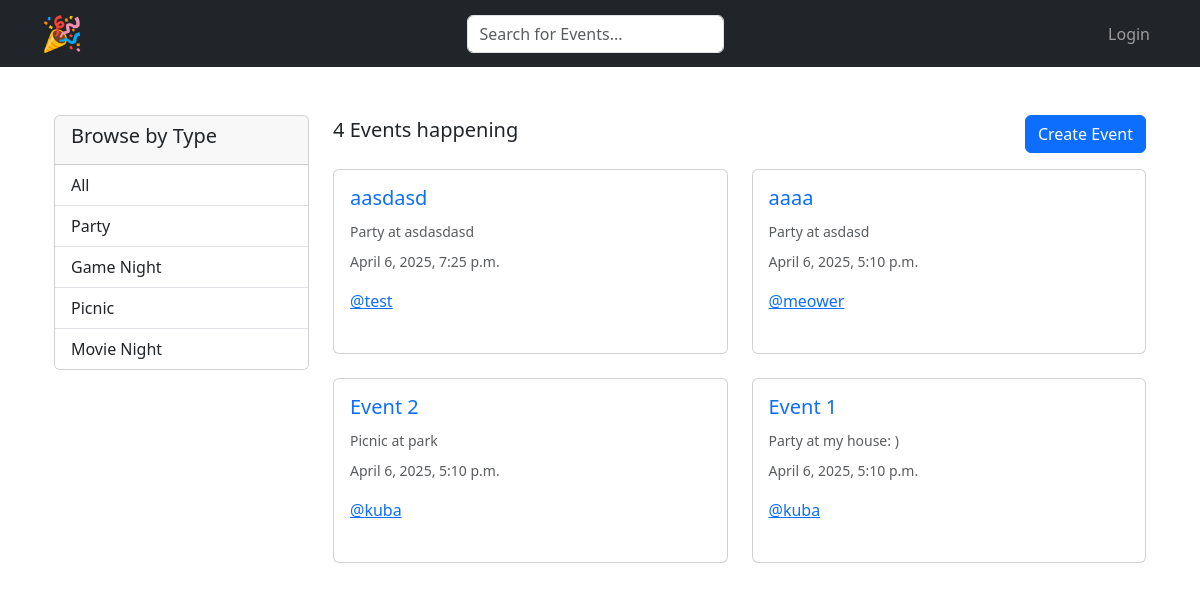
The page / on the database its author committed.
### base/models.py (models this page shows, shortened)
class Type(models.Model):
    name = models.CharField(max_length=200)

class Event(models.Model):
    organiser = models.ForeignKey(User, on_delete=models.SET_NULL, null=True)
    type = models.ForeignKey(Type, on_delete=models.SET_NULL, null=True)
    name = models.CharField(max_length = 200)
    description = models.TextField(null = True, blank = True)
    location = models.TextField(null = True, blank = True)
    interested = models.ManyToManyField(User, related_name='interested', blank=True)
    date = models.DateTimeField(verbose_name="Event Date", help_text="Select Date and Time", default = timezone.now)
    updated = models.DateTimeField(auto_now = True)
    created = models.DateTimeField(auto_now_add=True)
    class Meta:
        ordering = ['-updated', '-created']

### base/views.py (the view)
# urls.py: path('', views.home, name="home"),
def home(request):
    q = request.GET.get('q') if request.GET.get('q') != None else ''
    events = Event.objects.filter(
        Q(type__name__icontains=q) |
        Q(name__icontains=q) |
        Q(description__icontains=q) |
        Q(location__icontains=q)
        )
    types = Type.objects.all()
    event_count = events.count()
    context =  {'events': events, 'types': types, 'event_count': event_count}
    return render(request, 'base/home.html', context)

### base/templates/base/home.html (shortened to what this page needs)
{% extends 'main.html' %}
{% block content %}
<div class="container mt-4">
    <div class="row">
        <div class="col-md-3">
            <div class="card">
                <div class="card-header">
                    <h5>Browse by Type</h5>
                </div>
                <div class="list-group list-group-flush">
                    <a href="{% url 'home' %}" class="list-group-item list-group-item-action">All</a>
                    {% for type in types %}
                    <a href="{% url 'home' %}?q={{type.name}}" class="list-group-item list-group-item-action">
                        {{type.name}}
                    </a>
                    {% endfor %}
                </div>
            </div>
        </div>
        <div class="col-md-9">
            <div class="d-flex justify-content-between align-items-center mb-3">
                <h5>{{event_count}} Events happening</h5>
                <a href="{% url 'create-event' %}" class="btn btn-primary">Create Event</a>
            </div>
            <div class="row row-cols-1 row-cols-md-2 g-4">
                {% for event in events %}
                <div class="col">
                    <div class="card h-100">
                        <div class="card-body">
                            <div class="d-flex justify-content-between align-items-start mb-2">
                                <h5 class="card-title">
                                    <a href="{% url 'event' event.id %}" class="text-decoration-none">{{event.name}}</a>
                                </h5>
                            </div>
                            <h6 class="card-subtitle mb-2 text-muted">
                                <small>{{event.type.name}} at {{event.location}}</small>
                            </h6>
                            <p class="card-text"><small class="text-muted">{{event.date}}</small></p>
                            <a href="{% url 'user-profile' event.organiser.id %}" class="card-link">
                                @{{event.organiser.username}}
                            </a>
                        </div>
                    </div>
                </div>
                {% endfor %}
            </div>
        </div>
    </div>
</div>
{% endblock %}

### templates/main.html (shortened to what this page needs)
<!DOCTYPE html>
{% load static %}
<html lang="en">
<head>
    <link href="https://cdn.jsdelivr.net/npm/bootstrap@5.3.0/dist/css/bootstrap.min.css" rel="stylesheet">
    <link rel="stylesheet" href="{% static 'styles/main.css' %}">
</head>
<body class="d-flex flex-column min-vh-100">
    {% include 'navbar.html' %}
    <main class="container mt-4 flex-grow-1">
        {% block content %}{% endblock %}
    </main>
</body>
</html>

### templates/navbar.html (shortened to what this page needs)
{% load static %}
<nav class="navbar navbar-expand-lg navbar-dark bg-dark">
    <div class="container">
        <a class="navbar-brand" href="/">
            <img src="{% static 'images/logo.png' %}"
                 alt="Site Logo"
                 class="d-inline-block align-text-top"
                 style="max-height: 40px;">
        </a>
        <div class="collapse navbar-collapse" id="navbarNav">
            <form class="d-flex ms-auto my-2 my-lg-0" method="GET" action="{% url 'home' %}">
                <input class="form-control me-2" type="search" name="q" placeholder="Search for Events...">
            </form>
            <ul class="navbar-nav ms-auto">
                {% if request.user.is_authenticated %}
                <li class="nav-item dropdown">
                    <a class="nav-link dropdown-toggle" href="#" role="button" data-bs-toggle="dropdown">
                        Hello {{ request.user }}
                    </a>
                    <ul class="dropdown-menu">
                        <li>
                            <a class="dropdown-item" href="{% url 'user-profile' request.user.id %}">
                                Profile
                            </a>
                        </li>
                        <li><a class="dropdown-item" href="{% url 'logout' %}">Logout</a></li>
                    </ul>
                </li>
                {% else %}
                <li class="nav-item">
                    <a class="nav-link" href="{% url 'login' %}">Login</a>
                </li>
                {% endif %}
            </ul>
        </div>
    </div>
</nav>

### static/styles/main.css (style rules this page uses)
.card { margin-bottom: 1.5rem; }
.list-group-item { transition: all 0.3s ease; }

### rows shown on the page
Type: name "Party"
Type: name "Game Night"
Type: name "Picnic"
Type: name "Movie Night"
Event: name "aasdasd", type.name "Party", location "asdasdasd", date "April 6, 2025, 7:25 p.m.", organiser.username "test"
Event: name "aaaa", type.name "Party", location "asdasd", date "April 6, 2025, 5:10 p.m.", organiser.username "meower"
Event: name "Event 2", type.name "Picnic", location "park", date "April 6, 2025, 5:10 p.m.", organiser.username "kuba"
Event: name "Event 1", type.name "Party", location "my house: )", date "April 6, 2025, 5:10 p.m.", organiser.username "kuba"

### other values the page prints
{{ event_count }} "4"
